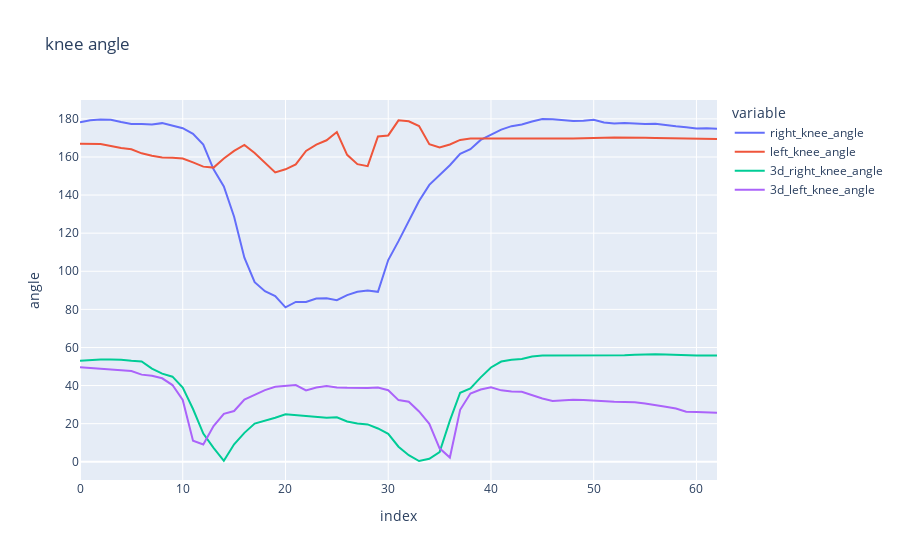

The code cell stored with this chart in its notebook:
### Code cell
df["left_knee_angle"] = df.apply(lambda row: calculate_angle_for_left_knee(row['x23'], row['y23'], row['x25'], row['y25'], row['x27'], row['y27']), axis=1)

import plotly.express as px

fig = px.line(df, x=df.index, y=['right_knee_angle', "left_knee_angle", "3d_right_knee_angle", "3d_left_knee_angle"], labels={'value': 'angle'}, title='knee angle')

# Show the plot
fig.show()

### Figure 1 — Plotly figure (JSON) as saved in the notebook; plotly's stock layout.template omitted (floating-point values rounded to 4 significant figures)
{"data": [{"hovertemplate": "variable=right_knee_angle<br>index=%{x}<br>angle=%{y}<extra></extra>", "legendgroup": "right_knee_angle", "line": {"color": "#636efa", "dash": "solid"}, "marker": {"symbol": "circle"}, "mode": "lines", "name": "right_knee_angle", "orientation": "v", "showlegend": true, "type": "scatter", "x": [0, 1, 2, 3, 4, 5, 6, 7, 8, 9, 10, 11, 12, 13, 14, 15, 16, 17, 18, 19, 20, 21, 22, 23, 24, 25, 26, 27, 28, 29, 30, 31, 32, 33, 34, 35, 36, 37, 38, 39, 40, 41, 42, 43, 44, 45, 46, 47, 48, 49, 50, 51, 52, 53, 54, 55, 56, 57, 58, 59, 60, 61, 62], "xaxis": "x", "y": [178.2, 179.3, 179.6, 179.5, 178.3, 177.4, 177.3, 177.1, 177.8, 176.3, 175.1, 172.2, 166.5, 153.5, 144.6, 128.6, 107.1, 94.29, 89.54, 87.03, 81.07, 83.91, 83.86, 85.71, 85.84, 84.83, 87.5, 89.26, 89.9, 89.22, 105.9, 115.8, 126.4, 136.9, 145.3, 150.6, 155.7, 161.7, 164.1, 169.0, 171.8, 174.4, 176.2, 177.1, 178.6, 179.9, 179.8, 179.3, 178.8, 179.1, 179.5, 178.1, 177.6, 177.9, 177.4, 177.4, 177.4, 176.6, 176.1, 175.6, 175.0, 175.1, 174.8], "yaxis": "y"}, {"hovertemplate": "variable=left_knee_angle<br>index=%{x}<br>angle=%{y}<extra></extra>", "legendgroup": "left_knee_angle", "line": {"color": "#EF553B", "dash": "solid"}, "marker": {"symbol": "circle"}, "mode": "lines", "name": "left_knee_angle", "orientation": "v", "showlegend": true, "type": "scatter", "x": [0, 1, 2, 3, 4, 5, 6, 7, 8, 9, 10, 11, 12, 13, 14, 15, 16, 17, 18, 19, 20, 21, 22, 23, 24, 25, 26, 27, 28, 29, 30, 31, 32, 33, 34, 35, 36, 37, 38, 39, 40, 41, 42, 43, 44, 45, 46, 47, 48, 49, 50, 51, 52, 53, 54, 55, 56, 57, 58, 59, 60, 61, 62], "xaxis": "x", "y": [167.0, 167.0, 166.9, 165.8, 164.7, 164.1, 161.9, 160.6, 159.8, 159.6, 159.2, 157.2, 154.9, 154.4, 159.2, 163.2, 166.3, 162.1, 156.9, 151.9, 153.5, 156.1, 163.2, 166.5, 168.8, 173.1, 161.1, 156.2, 155.2, 170.8, 171.3, 179.2, 178.7, 176.2, 166.7, 165.0, 166.6, 168.9, 169.7, 169.6, 169.6, 169.5, 169.5, 169.7, 169.8, 169.6, 169.6, 169.6, 169.7, 169.9, 169.8, 170.1, 170.2, 170.3, 170.1, 170.0, 169.9, 169.9, 169.8, 169.7, 169.6, 169.6, 169.5], "yaxis": "y"}, {"hovertemplate": "variable=3d_right_knee_angle<br>index=%{x}<br>angle=%{y}<extra></extra>", "legendgroup": "3d_right_knee_angle", "line": {"color": "#00cc96", "dash": "solid"}, "marker": {"symbol": "circle"}, "mode": "lines", "name": "3d_right_knee_angle", "orientation": "v", "showlegend": true, "type": "scatter", "x": [0, 1, 2, 3, 4, 5, 6, 7, 8, 9, 10, 11, 12, 13, 14, 15, 16, 17, 18, 19, 20, 21, 22, 23, 24, 25, 26, 27, 28, 29, 30, 31, 32, 33, 34, 35, 36, 37, 38, 39, 40, 41, 42, 43, 44, 45, 46, 47, 48, 49, 50, 51, 52, 53, 54, 55, 56, 57, 58, 59, 60, 61, 62], "xaxis": "x", "y": [52.97, 53.46, 53.67, 53.7, 53.57, 53.06, 52.66, 48.86, 46.27, 44.66, 38.89, 27.69, 14.77, 7.317, 0.4578, 9.154, 15.17, 20.07, 21.54, 23.09, 24.91, 24.42, 24.05, 23.51, 23.04, 23.36, 21.15, 20.14, 19.59, 17.47, 14.68, 7.907, 3.426, 0.3954, 1.558, 5.125, 21.59, 36.21, 38.52, 44.29, 49.51, 52.6, 53.55, 53.92, 55.28, 55.75, 55.76, 56.02, 55.77, 55.65, 55.67, 55.66, 55.7, 55.97, 56.22, 56.41, 56.44, 56.35, 56.08, 55.88, 55.79, 55.79, 55.84], "yaxis": "y"}, {"hovertemplate": "variable=3d_left_knee_angle<br>index=%{x}<br>angle=%{y}<extra></extra>", "legendgroup": "3d_left_knee_angle", "line": {"color": "#ab63fa", "dash": "solid"}, "marker": {"symbol": "circle"}, "mode": "lines", "name": "3d_left_knee_angle", "orientation": "v", "showlegend": true, "type": "scatter", "x": [0, 1, 2, 3, 4, 5, 6, 7, 8, 9, 10, 11, 12, 13, 14, 15, 16, 17, 18, 19, 20, 21, 22, 23, 24, 25, 26, 27, 28, 29, 30, 31, 32, 33, 34, 35, 36, 37, 38, 39, 40, 41, 42, 43, 44, 45, 46, 47, 48, 49, 50, 51, 52, 53, 54, 55, 56, 57, 58, 59, 60, 61, 62], "xaxis": "x", "y": [49.66, 49.26, 48.94, 48.2, 47.76, 47.6, 45.74, 45.13, 43.82, 40.26, 32.46, 11.0, 9.065, 18.74, 25.17, 26.63, 32.7, 35.0, 37.63, 39.38, 39.9, 40.24, 37.41, 38.97, 39.8, 39.0, 38.8, 38.67, 38.72, 38.93, 37.53, 32.36, 31.54, 26.42, 19.91, 7.024, 2.221, 27.28, 35.8, 37.91, 39.04, 37.48, 36.92, 36.77, 34.99, 33.2, 31.96, 32.27, 32.53, 32.45, 32.14, 31.5, 31.44, 31.35, 31.18, 30.53, 29.81, 28.89, 27.91, 26.23, 26.08, 25.89, 25.76], "yaxis": "y"}], "layout": {"legend": {"title": {"text": "variable"}, "tracegroupgap": 0}, "title": {"text": "knee angle"}, "xaxis": {"anchor": "y", "domain": [0, 1], "title": {"text": "index"}}, "yaxis": {"anchor": "x", "domain": [0, 1], "title": {"text": "angle"}}}}
